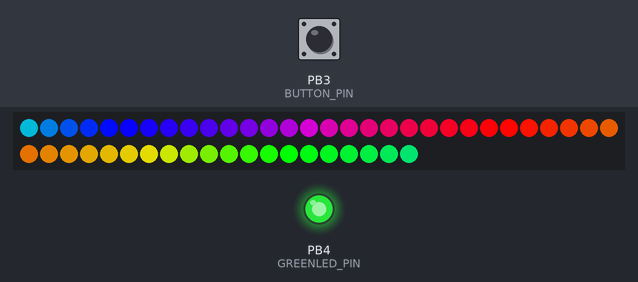
Bench run of a program on a simulated ATtiny85, built with avr-gcc and run on an emulated ATtiny85. Shown: 50 RGB LEDs in strip order, left to right, continuing on the next row, output pins drawn as LEDs (lit = HIGH). The inputs (shaded band) are chosen by the test bench; at power-on: PB3 (BUTTON_PIN) LOW. Dim RGB values are drawn brighter than linear; random numbers use the default seed unless the program sets one.

Above: at 1.7 s.
1.8 s: PB3 (BUTTON_PIN) pulled HIGH for 0.15 s
At 2.19 s:
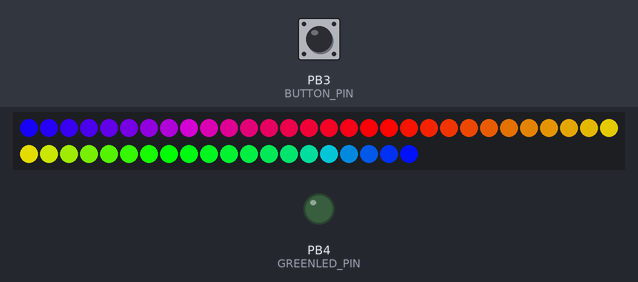
2.5 s: PB3 (BUTTON_PIN) pulled HIGH for 1 s
At 3.73 s:
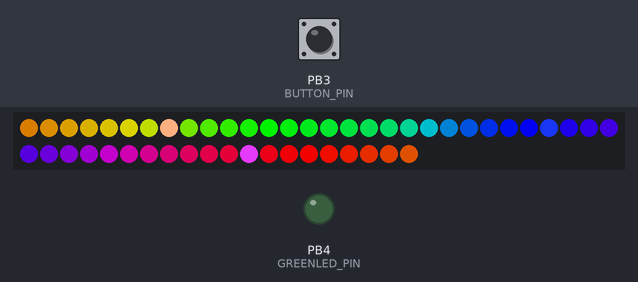
4.1 s: PB3 (BUTTON_PIN) pulled HIGH for 0.15 s
At 4.64 s:
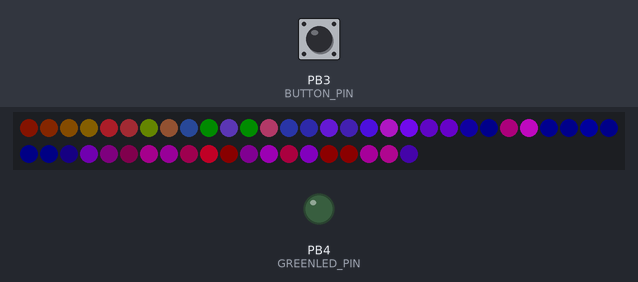
4.8 s: PB3 (BUTTON_PIN) pulled HIGH for 0.15 s
At 4.95 s:
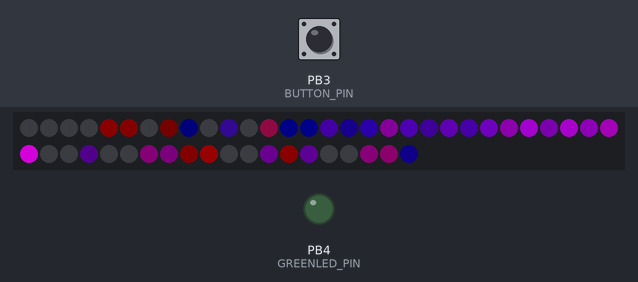
5.5 s: PB3 (BUTTON_PIN) pulled HIGH for 1 s
At 6.8 s:
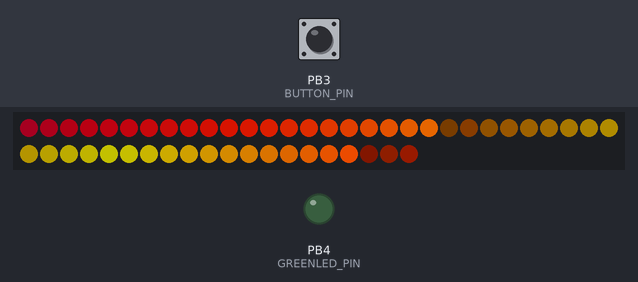
7.1 s: PB3 (BUTTON_PIN) pulled HIGH for 3.2 s
At 18.1 s:
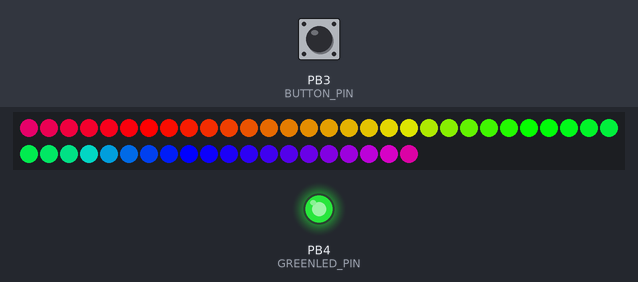
Timing chart, 0 to 18.2 s (numbered marks = the images above; inputs shaded):
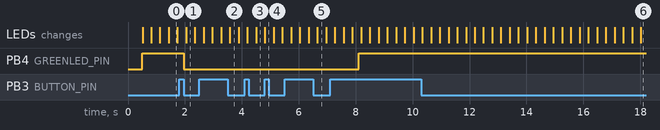

The program:

main.cpp
```cpp
#include <Arduino.h>
#include <FastLED.h>
#include "LED.h"
#include "LedManager.v1.h"

FASTLED_USING_NAMESPACE

#ifdef BOARD_ATTINY85
#define DATA_PIN    0
#define NUM_LEDS    50
#define BRIGHTNESS  255
#define BUTTON_PIN 3
#define GREENLED_PIN 4
#else
#define DATA_PIN    13
#define NUM_LEDS    50
#define BRIGHTNESS  255
#define BUTTON_PIN  2
#define GREENLED_PIN 3
#endif
#define LED_TYPE    WS2812B
#define COLOR_ORDER GRB
CRGB leds[NUM_LEDS];

#define FRAMES_PER_SECOND  50

Nezumikun::LedManager ledManager(&leds[0], NUM_LEDS, FRAMES_PER_SECOND);
Nezumikun::LED ledGreen(GREENLED_PIN);

void callbackAllModes() {
  ledGreen.blink(500);
}

void setup() {
#ifdef BOARD_ARDUINO_NANO
  Serial.begin(115200);
  randomSeed(analogRead(0));
  NANO_PRINTLN("Begin");
#endif
  pinMode(BUTTON_PIN, INPUT);
#ifdef BOARD_ATTINY85
  delay(500); // delay for recovery
#endif
  FastLED.addLeds<LED_TYPE,DATA_PIN,COLOR_ORDER>(leds, NUM_LEDS).setCorrection(TypicalLEDStrip);
  FastLED.setBrightness(BRIGHTNESS);
  ledManager.begin();
  ledGreen.on();
  ledManager.setAllModesCallback(callbackAllModes);
}

void checkButtonPush(unsigned long now) {
  static bool hold = false;
  static bool buttonState = false;
  static uint32_t buttonTimer = 0;
  bool temp = digitalRead(BUTTON_PIN);
  uint32_t delta = now - buttonTimer;
  if (temp && !buttonState && delta > 100) {
    buttonState = true;
    buttonTimer = now;
    hold = false;
    NANO_PRINTLN("Button is pressed");
  }
  else if (temp && buttonState && delta > 1000) {
    ledManager.setDemoMode(true);
    ledGreen.on();
    if (!hold) {
      hold = true;
      NANO_PRINTLN("Button is holded");
    }
  }
  else if (!temp && buttonState && delta > 100) {
    buttonState = false;
    buttonTimer = now;
    if (!hold) {
      if (!ledManager.isDemoMode()) {
        ledManager.setDemoMode(false);
        ledManager.nextEffect();
      }
      ledManager.setDemoMode(false);
      ledGreen.off();
    }
    hold = false;
    NANO_PRINTLN("Button is released");
  }
}

void loop()
{
  unsigned long now = millis();
  checkButtonPush(now);
  ledGreen.touch(now);
  ledManager.loop(now);
}
```

Measured:
- after the input at 1.8 s, PB4 (GREENLED_PIN): HIGH → LOW after 0.15 s
- after the input at 7.1 s, PB4 (GREENLED_PIN): LOW → HIGH after 1.0 s
